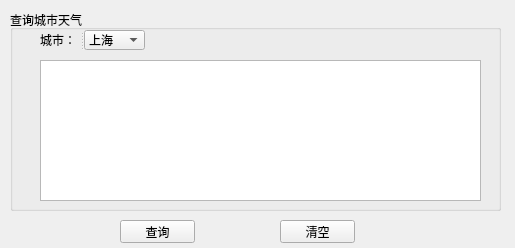
<?xml version="1.0" encoding="UTF-8"?>
<ui version="4.0">
 <class>Form</class>
 <widget class="QWidget" name="Form">
  <property name="geometry">
   <rect>
    <x>0</x>
    <y>0</y>
    <width>515</width>
    <height>248</height>
   </rect>
  </property>
  <property name="windowTitle">
   <string>Form</string>
  </property>
  <widget class="QGroupBox" name="groupBox">
   <property name="geometry">
    <rect>
     <x>10</x>
     <y>10</y>
     <width>491</width>
     <height>201</height>
    </rect>
   </property>
   <property name="title">
    <string>查询城市天气</string>
   </property>
   <widget class="QTextEdit" name="resultText">
    <property name="geometry">
     <rect>
      <x>30</x>
      <y>50</y>
      <width>441</width>
      <height>141</height>
     </rect>
    </property>
   </widget>
   <widget class="QSplitter" name="splitter">
    <property name="geometry">
     <rect>
      <x>30</x>
      <y>20</y>
      <width>105</width>
      <height>20</height>
     </rect>
    </property>
    <property name="orientation">
     <enum>Qt::Horizontal</enum>
    </property>
    <widget class="QLabel" name="label">
     <property name="text">
      <string>城市：</string>
     </property>
    </widget>
    <widget class="QComboBox" name="comboBox">
     <item>
      <property name="text">
       <string>上海</string>
      </property>
     </item>
     <item>
      <property name="text">
       <string>北京</string>
      </property>
     </item>
     <item>
      <property name="text">
       <string>东莞</string>
      </property>
     </item>
     <item>
      <property name="text">
       <string>广州</string>
      </property>
     </item>
    </widget>
   </widget>
  </widget>
  <widget class="QPushButton" name="queryBtn">
   <property name="geometry">
    <rect>
     <x>120</x>
     <y>220</y>
     <width>75</width>
     <height>23</height>
    </rect>
   </property>
   <property name="text">
    <string>查询</string>
   </property>
  </widget>
  <widget class="QPushButton" name="clearBtn">
   <property name="geometry">
    <rect>
     <x>280</x>
     <y>220</y>
     <width>75</width>
     <height>23</height>
    </rect>
   </property>
   <property name="text">
    <string>清空</string>
   </property>
  </widget>
 </widget>
 <resources/>
 <connections>
  <connection>
   <sender>queryBtn</sender>
   <signal>clicked()</signal>
   <receiver>Form</receiver>
   <slot>queryWeather()</slot>
   <hints>
    <hint type="sourcelabel">
     <x>157</x>
     <y>231</y>
    </hint>
    <hint type="destinationlabel">
     <x>257</x>
     <y>123</y>
    </hint>
   </hints>
  </connection>
  <connection>
   <sender>clearBtn</sender>
   <signal>clicked()</signal>
   <receiver>Form</receiver>
   <slot>clearResult()</slot>
   <hints>
    <hint type="sourcelabel">
     <x>317</x>
     <y>231</y>
    </hint>
    <hint type="destinationlabel">
     <x>257</x>
     <y>123</y>
    </hint>
   </hints>
  </connection>
 </connections>
 <slots>
  <slot>queryWeather()</slot>
  <slot>clearResult()</slot>
 </slots>
</ui>
